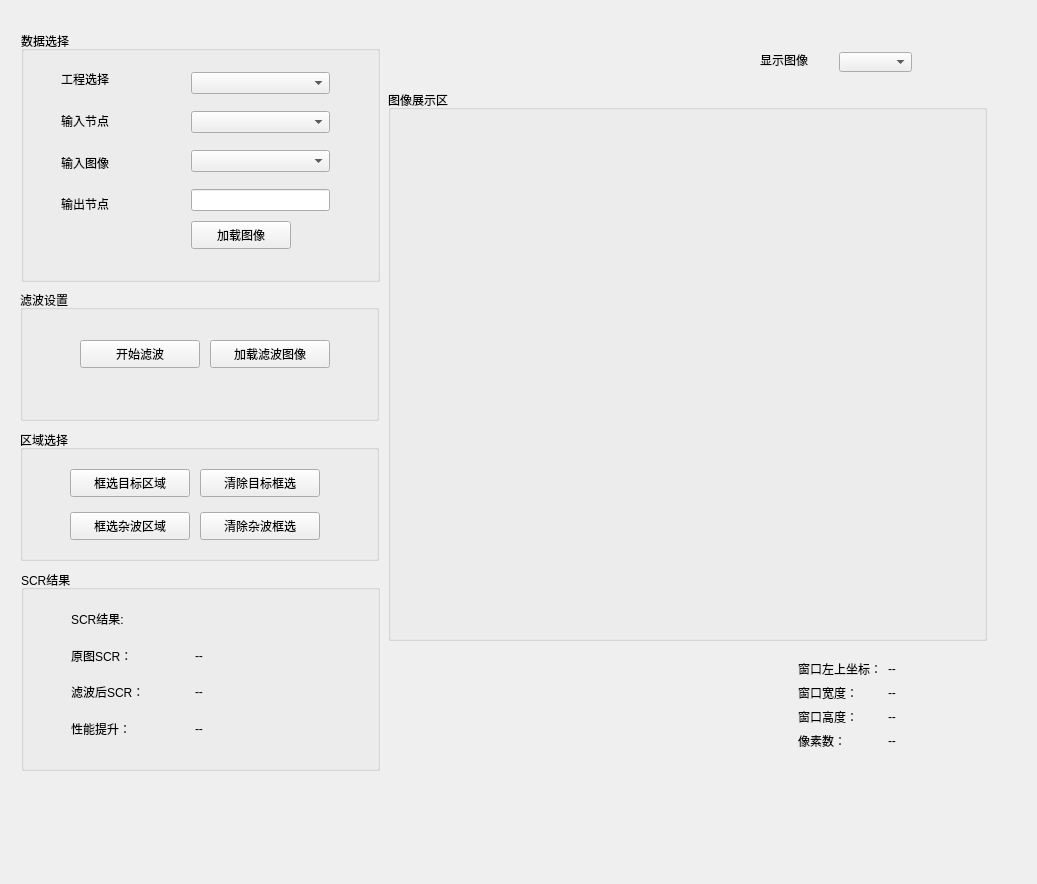
<?xml version="1.0" encoding="UTF-8"?>
<ui version="4.0">
 <class>ClutterSuppression</class>
 <widget class="QWidget" name="ClutterSuppression">
  <property name="geometry">
   <rect>
    <x>0</x>
    <y>0</y>
    <width>1037</width>
    <height>884</height>
   </rect>
  </property>
  <property name="windowTitle">
   <string>Clutter Suppression</string>
  </property>
  <widget class="QWidget" name="layoutWidget">
   <property name="geometry">
    <rect>
     <x>20</x>
     <y>30</y>
     <width>971</width>
     <height>781</height>
    </rect>
   </property>
   <layout class="QHBoxLayout" name="horizontalLayout" stretch="3,5">
    <item>
     <widget class="QWidget" name="LeftPanel" native="true">
      <property name="styleSheet">
       <string notr="true"/>
      </property>
      <widget class="QGroupBox" name="roiGroup">
       <property name="geometry">
        <rect>
         <x>0</x>
         <y>400</y>
         <width>359</width>
         <height>131</height>
        </rect>
       </property>
       <property name="title">
        <string>区域选择</string>
       </property>
       <widget class="QWidget" name="widget" native="true">
        <property name="geometry">
         <rect>
          <x>10</x>
          <y>20</y>
          <width>341</width>
          <height>111</height>
         </rect>
        </property>
        <widget class="QPushButton" name="clearRoiButton">
         <property name="geometry">
          <rect>
           <x>170</x>
           <y>19</y>
           <width>120</width>
           <height>28</height>
          </rect>
         </property>
         <property name="text">
          <string>清除目标框选</string>
         </property>
        </widget>
        <widget class="QPushButton" name="clearRoiButton_2">
         <property name="geometry">
          <rect>
           <x>170</x>
           <y>62</y>
           <width>120</width>
           <height>28</height>
          </rect>
         </property>
         <property name="text">
          <string>清除杂波框选</string>
         </property>
        </widget>
        <widget class="QPushButton" name="startRoiButton">
         <property name="geometry">
          <rect>
           <x>40</x>
           <y>19</y>
           <width>120</width>
           <height>28</height>
          </rect>
         </property>
         <property name="text">
          <string>框选目标区域</string>
         </property>
        </widget>
        <widget class="QPushButton" name="startRoiButton_2">
         <property name="geometry">
          <rect>
           <x>40</x>
           <y>62</y>
           <width>120</width>
           <height>28</height>
          </rect>
         </property>
         <property name="text">
          <string>框选杂波区域</string>
         </property>
        </widget>
       </widget>
      </widget>
      <widget class="QGroupBox" name="dataGroup">
       <property name="geometry">
        <rect>
         <x>1</x>
         <y>1</y>
         <width>359</width>
         <height>251</height>
        </rect>
       </property>
       <property name="title">
        <string>数据选择</string>
       </property>
       <widget class="QWidget" name="dataWidget" native="true">
        <property name="geometry">
         <rect>
          <x>0</x>
          <y>20</y>
          <width>341</width>
          <height>221</height>
         </rect>
        </property>
        <widget class="QPushButton" name="loadImageButton">
         <property name="geometry">
          <rect>
           <x>170</x>
           <y>170</y>
           <width>100</width>
           <height>28</height>
          </rect>
         </property>
         <property name="text">
          <string>加载图像</string>
         </property>
        </widget>
        <widget class="QWidget" name="layoutWidget">
         <property name="geometry">
          <rect>
           <x>40</x>
           <y>10</y>
           <width>101</width>
           <height>161</height>
          </rect>
         </property>
         <layout class="QVBoxLayout" name="verticalLayout">
          <item>
           <widget class="QLabel" name="projectLabel">
            <property name="text">
             <string>工程选择</string>
            </property>
           </widget>
          </item>
          <item>
           <widget class="QLabel" name="inputNodeLabel">
            <property name="text">
             <string>输入节点</string>
            </property>
           </widget>
          </item>
          <item>
           <widget class="QLabel" name="inputImageLabel">
            <property name="text">
             <string>输入图像</string>
            </property>
           </widget>
          </item>
          <item>
           <widget class="QLabel" name="outputNodeLabel">
            <property name="text">
             <string>输出节点</string>
            </property>
           </widget>
          </item>
         </layout>
        </widget>
        <widget class="QWidget" name="layoutWidget">
         <property name="geometry">
          <rect>
           <x>170</x>
           <y>10</y>
           <width>139</width>
           <height>161</height>
          </rect>
         </property>
         <layout class="QVBoxLayout" name="verticalLayout_2">
          <item>
           <widget class="QComboBox" name="projectComboBox"/>
          </item>
          <item>
           <widget class="QComboBox" name="InputComboBox"/>
          </item>
          <item>
           <widget class="QComboBox" name="inputImageComboBox"/>
          </item>
          <item>
           <widget class="QLineEdit" name="NodeWindowSpinBox"/>
          </item>
         </layout>
        </widget>
       </widget>
      </widget>
      <widget class="QGroupBox" name="enlGroup">
       <property name="geometry">
        <rect>
         <x>1</x>
         <y>540</y>
         <width>359</width>
         <height>201</height>
        </rect>
       </property>
       <property name="title">
        <string>SCR结果</string>
       </property>
       <widget class="QWidget" name="enlWidget&#10;" native="true">
        <property name="geometry">
         <rect>
          <x>10</x>
          <y>20</y>
          <width>341</width>
          <height>161</height>
         </rect>
        </property>
        <widget class="QWidget" name="layoutWidget">
         <property name="geometry">
          <rect>
           <x>40</x>
           <y>13</y>
           <width>241</width>
           <height>141</height>
          </rect>
         </property>
         <layout class="QGridLayout" name="gridLayout">
          <item row="0" column="0">
           <widget class="QLabel" name="enlTitleLabel">
            <property name="text">
             <string>SCR结果:</string>
            </property>
           </widget>
          </item>
          <item row="1" column="0">
           <widget class="QLabel" name="originalEnlLabel">
            <property name="text">
             <string>原图SCR：</string>
            </property>
           </widget>
          </item>
          <item row="1" column="1">
           <widget class="QLabel" name="originalEnlValueLabel">
            <property name="text">
             <string>--</string>
            </property>
           </widget>
          </item>
          <item row="2" column="0">
           <widget class="QLabel" name="filteredEnlLabel">
            <property name="text">
             <string>滤波后SCR：</string>
            </property>
           </widget>
          </item>
          <item row="2" column="1">
           <widget class="QLabel" name="filteredEnlValueLabel">
            <property name="text">
             <string>--</string>
            </property>
           </widget>
          </item>
          <item row="3" column="0">
           <widget class="QLabel" name="beishuEnlLabel_2">
            <property name="text">
             <string>性能提升：</string>
            </property>
           </widget>
          </item>
          <item row="3" column="1">
           <widget class="QLabel" name="beishu">
            <property name="text">
             <string>--</string>
            </property>
           </widget>
          </item>
         </layout>
        </widget>
       </widget>
      </widget>
      <widget class="QGroupBox" name="filterGroup">
       <property name="geometry">
        <rect>
         <x>0</x>
         <y>260</y>
         <width>359</width>
         <height>131</height>
        </rect>
       </property>
       <property name="title">
        <string>滤波设置</string>
       </property>
       <widget class="QWidget" name="widget_2" native="true">
        <property name="geometry">
         <rect>
          <x>40</x>
          <y>20</y>
          <width>281</width>
          <height>101</height>
         </rect>
        </property>
        <widget class="QPushButton" name="runFilterButton">
         <property name="geometry">
          <rect>
           <x>20</x>
           <y>30</y>
           <width>120</width>
           <height>28</height>
          </rect>
         </property>
         <property name="text">
          <string>开始滤波</string>
         </property>
        </widget>
        <widget class="QPushButton" name="deleteFilterButton">
         <property name="geometry">
          <rect>
           <x>150</x>
           <y>30</y>
           <width>120</width>
           <height>28</height>
          </rect>
         </property>
         <property name="text">
          <string>加载滤波图像</string>
         </property>
        </widget>
       </widget>
      </widget>
     </widget>
    </item>
    <item>
     <widget class="QWidget" name="RightPanel" native="true">
      <widget class="QWidget" name="imageToolbarWidget" native="true">
       <property name="geometry">
        <rect>
         <x>1</x>
         <y>1</y>
         <width>599</width>
         <height>51</height>
        </rect>
       </property>
       <widget class="QComboBox" name="imageTypeComboBox">
        <property name="geometry">
         <rect>
          <x>450</x>
          <y>21</y>
          <width>73</width>
          <height>20</height>
         </rect>
        </property>
       </widget>
       <widget class="QLabel" name="imageTypeLabel">
        <property name="geometry">
         <rect>
          <x>371</x>
          <y>21</y>
          <width>48</width>
          <height>16</height>
         </rect>
        </property>
        <property name="text">
         <string>显示图像</string>
        </property>
       </widget>
      </widget>
      <widget class="QGroupBox" name="imageDisplayGroup">
       <property name="geometry">
        <rect>
         <x>0</x>
         <y>60</y>
         <width>599</width>
         <height>551</height>
        </rect>
       </property>
       <property name="title">
        <string>图像展示区</string>
       </property>
       <widget class="QWidget" name="imageDisplayWidget" native="true">
        <property name="geometry">
         <rect>
          <x>20</x>
          <y>30</y>
          <width>561</width>
          <height>491</height>
         </rect>
        </property>
       </widget>
      </widget>
      <widget class="QWidget" name="layoutWidget">
       <property name="geometry">
        <rect>
         <x>410</x>
         <y>630</y>
         <width>141</width>
         <height>101</height>
        </rect>
       </property>
       <layout class="QFormLayout" name="formLayout">
        <item row="0" column="0">
         <widget class="QLabel" name="roiTopLeftLabel">
          <property name="text">
           <string>窗口左上坐标：</string>
          </property>
         </widget>
        </item>
        <item row="0" column="1">
         <widget class="QLabel" name="roiTopLeftValueLabel">
          <property name="text">
           <string>--</string>
          </property>
         </widget>
        </item>
        <item row="1" column="0">
         <widget class="QLabel" name="roiWidthLabel">
          <property name="text">
           <string>窗口宽度：</string>
          </property>
         </widget>
        </item>
        <item row="1" column="1">
         <widget class="QLabel" name="label_4">
          <property name="text">
           <string>--</string>
          </property>
         </widget>
        </item>
        <item row="2" column="0">
         <widget class="QLabel" name="roiHeightLabel">
          <property name="text">
           <string>窗口高度：</string>
          </property>
         </widget>
        </item>
        <item row="2" column="1">
         <widget class="QLabel" name="roiHeightValueLabel">
          <property name="text">
           <string>--</string>
          </property>
         </widget>
        </item>
        <item row="3" column="0">
         <widget class="QLabel" name="roiPixelCountLabel">
          <property name="text">
           <string>像素数：</string>
          </property>
         </widget>
        </item>
        <item row="3" column="1">
         <widget class="QLabel" name="roiPixelCountValueLabel">
          <property name="text">
           <string>--</string>
          </property>
         </widget>
        </item>
       </layout>
      </widget>
     </widget>
    </item>
   </layout>
  </widget>
 </widget>
 <resources/>
 <connections/>
</ui>
